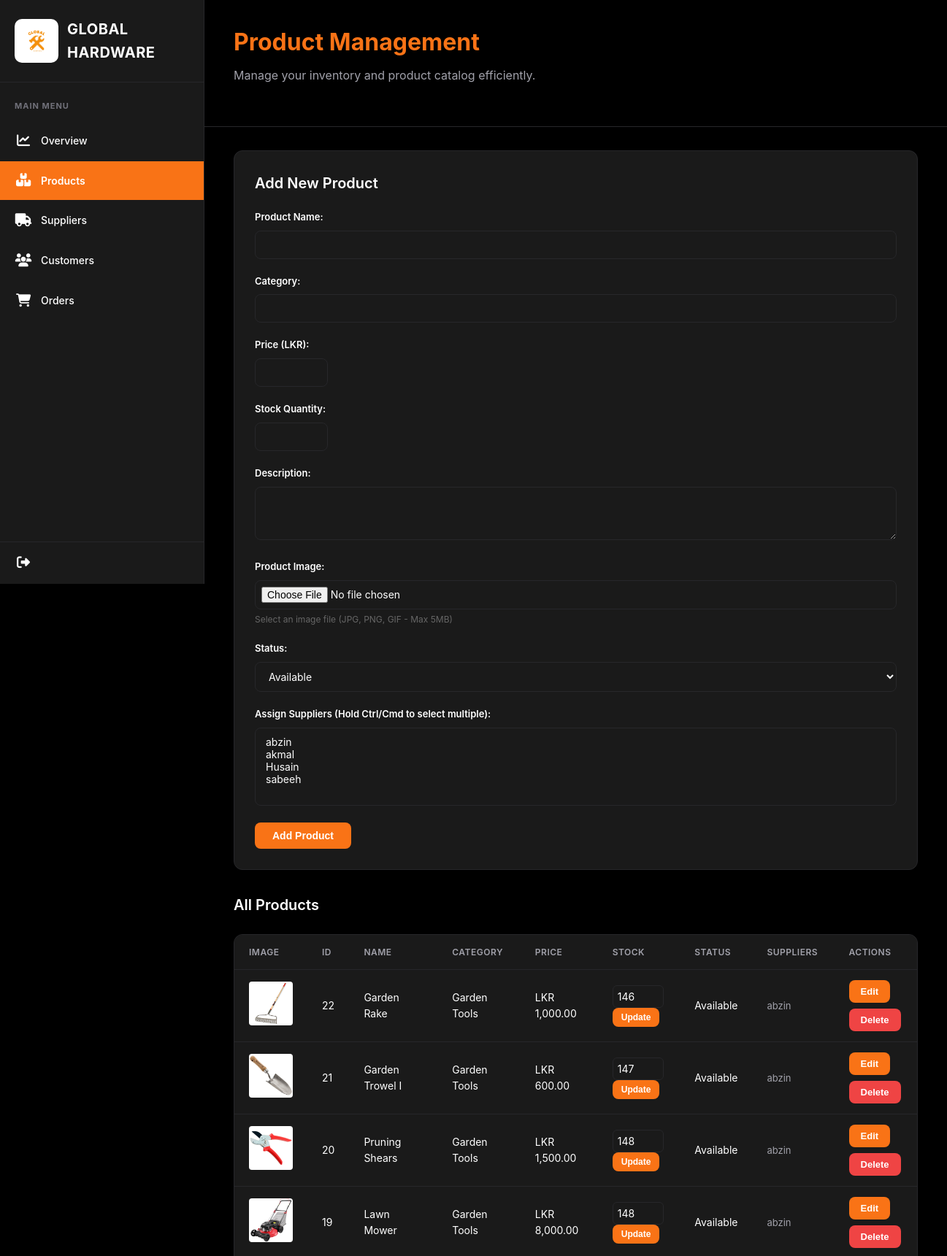
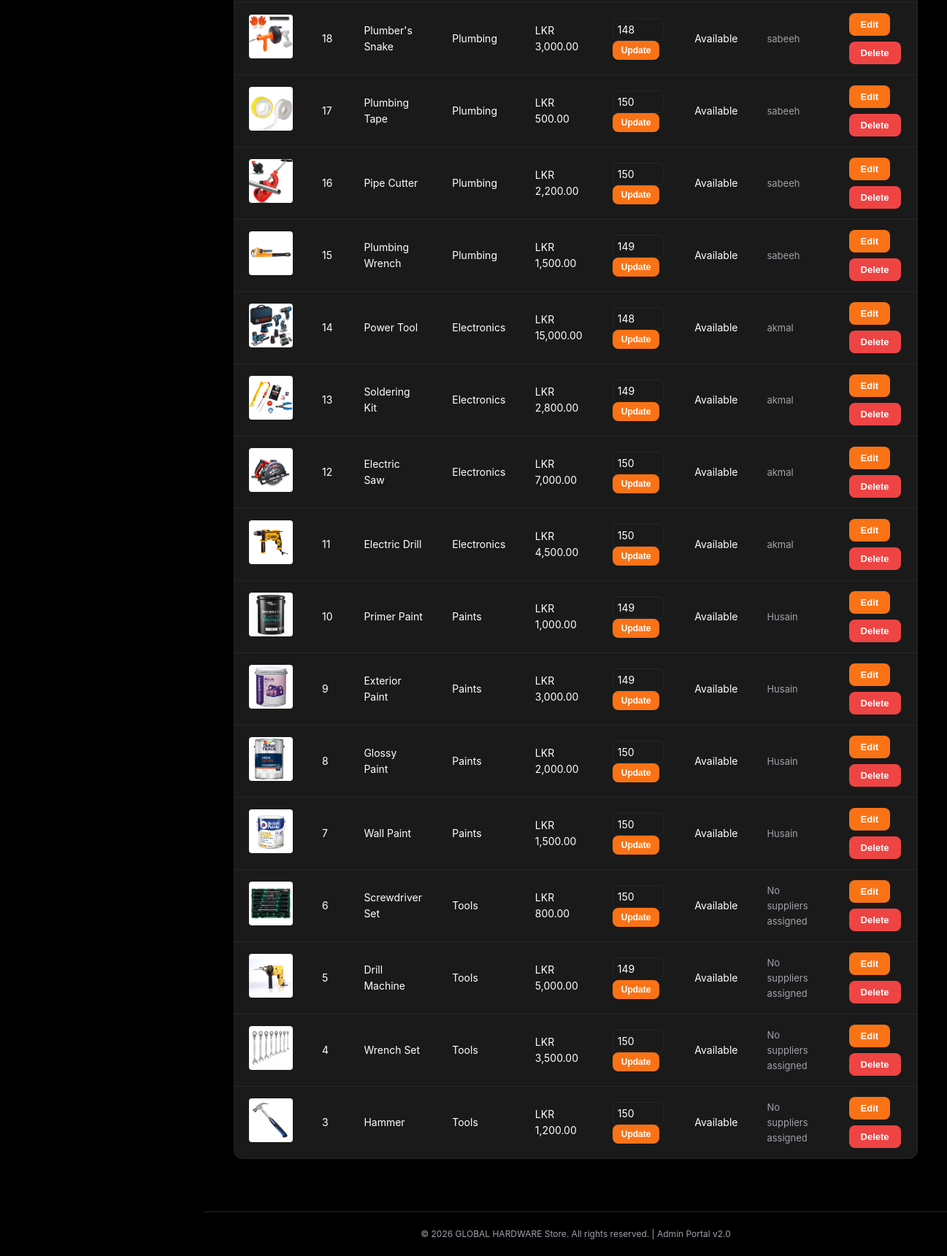
Screenshot of /admin/products.php (signed in) with the database file from the repository (2 pictures, top to bottom).
### tables this page shows
CREATE TABLE `products` (
  `product_id` int(11) NOT NULL,
  `name` varchar(100) NOT NULL,
  `category` varchar(50) DEFAULT NULL,
  `price` decimal(10,2) NOT NULL,
  `stock` int(11) NOT NULL DEFAULT 0,
  `description` text DEFAULT NULL,
  `image` varchar(255) DEFAULT NULL,
  `status` enum('Available','Out of Stock') DEFAULT 'Available',
  `created_at` datetime DEFAULT current_timestamp()
);

CREATE TABLE `suppliers` (
  `supplier_id` int(11) NOT NULL,
  `name` varchar(100) NOT NULL,
  `contact` varchar(30) DEFAULT NULL,
  `email` varchar(100) NOT NULL,
  `address` varchar(255) DEFAULT NULL,
  `created_at` datetime DEFAULT current_timestamp()
);

### admin/products.php (the view, shortened to what this page needs)
<?php
require_once '../config/db.php';
$productsStmt = $pdo->query("SELECT * FROM products ORDER BY created_at DESC");
$products = $productsStmt->fetchAll();
$suppliersStmt = $pdo->query("SELECT * FROM suppliers ORDER BY name");
$allSuppliers = $suppliersStmt->fetchAll();
$productSuppliers = [];
foreach ($products as $product) {
    $psStmt = $pdo->prepare("SELECT s.supplier_id, s.name FROM product_supplier ps
        JOIN suppliers s ON ps.supplier_id = s.supplier_id
        WHERE ps.product_id = ?");
    $psStmt->execute([$product['product_id']]);
    $productSuppliers[$product['product_id']] = $psStmt->fetchAll();
}
?>
<!DOCTYPE html>
<html lang="en">
<head>
    <link rel="stylesheet" href="https://cdnjs.cloudflare.com/ajax/libs/font-awesome/6.4.0/css/all.min.css">
</head>
<body>
    <aside class="sidebar">
        <div class="sidebar-header">
            <img src="../Images/GLOBAL.png" alt="Global Hardware Logo" class="sidebar-logo-img">
            <span class="sidebar-logo-text">GLOBAL HARDWARE</span>
        </div>
        <nav class="nav-menu">
            <div class="menu-section">
                <div class="menu-section-title">Main Menu</div>
                <a href="dashboard.php" class="nav-item">
                    <span class="nav-icon"><i class="fas fa-chart-line"></i></span>
                    <span>Overview</span>
                </a>
                <a href="products.php" class="nav-item active">
                    <span class="nav-icon"><i class="fas fa-boxes"></i></span>
                    <span>Products</span>
                </a>
                <a href="suppliers.php" class="nav-item">
                    <span class="nav-icon"><i class="fas fa-truck"></i></span>
                    <span>Suppliers</span>
                </a>
                <a href="customers.php" class="nav-item">
                    <span class="nav-icon"><i class="fas fa-users"></i></span>
                    <span>Customers</span>
                </a>
                <a href="orders.php" class="nav-item">
                    <span class="nav-icon"><i class="fas fa-shopping-cart"></i></span>
                    <span>Orders</span>
                </a>
            </div>
        </nav>
        <div class="sidebar-logout">
            <a href="logout.php" class="nav-item">
                <span class="nav-icon"><i class="fas fa-sign-out-alt"></i></span>
            </a>
        </div>
    </aside>
    <main class="main-content">
        <header class="top-header">
            <div class="header-greeting">
                <div class="greeting-text">Product Management</div>
                <div class="greeting-subtitle">Manage your inventory and product catalog efficiently.</div>
            </div>
        </header>
        <div class="container">
        <div class="form-section">
            <h2>Add New Product</h2>
            <form action="product_process.php" method="POST" enctype="multipart/form-data">
                <div class="form-group">
                    <label>Product Name:</label>
                    <input type="text" name="name" required>
                </div>
                <div class="form-group">
                    <label>Category:</label>
                    <input type="text" name="category" required>
                </div>
                <div class="form-group">
                    <label>Price (LKR):</label>
                    <input type="number" name="price" step="0.01" required>
                </div>
                <div class="form-group">
                    <label>Stock Quantity:</label>
                    <input type="number" name="stock" required>
                </div>
                <div class="form-group">
                    <label>Description:</label>
                    <textarea name="description" rows="3"></textarea>
                </div>
                <div class="form-group">
                    <label>Product Image:</label>
                    <input type="file" name="image" accept="image/*">
                    <small style="color: #666;">Select an image file (JPG, PNG, GIF - Max 5MB)</small>
                </div>
                <div class="form-group">
                    <label>Status:</label>
                    <select name="status">
                        <option value="Available">Available</option>
                    </select>
                </div>
                <div class="form-group">
                    <label>Assign Suppliers (Hold Ctrl/Cmd to select multiple):</label>
                    <select name="suppliers[]" multiple size="5">
                        <?php foreach($allSuppliers as $supplier): ?>
                            <option value="<?= $supplier['supplier_id'] ?>"><?= htmlspecialchars($supplier['name']) ?></option>
                        <?php endforeach; ?>
                    </select>
                </div>
                <button type="submit">Add Product</button>
            </form>
        </div>
        <h2>All Products</h2>
        <div class="table-container">
            <table>
                <thead>
                    <tr>
                        <th>Image</th>
                        <th>ID</th>
                        <th>Name</th>
                        <th>Category</th>
                        <th>Price</th>
                        <th>Stock</th>
                        <th>Status</th>
                        <th>Suppliers</th>
                        <th>Actions</th>
                    </tr>
                </thead>
                <tbody>
            <?php foreach($products as $product): ?>
            <tr>
                <td>
                    <?php if (!empty($product['image'])): ?>
                        <img src="../assets/images/<?= htmlspecialchars($product['image']) ?>"
                             alt="<?= htmlspecialchars($product['name']) ?>"
                             style="width: 60px; height: 60px; object-fit: cover; border-radius: 4px;">
                    <?php else: ?>
                        <div style="width: 60px; height: 60px; background: var(--hover-bg); border-radius: 4px; display: flex; align-items: center; justify-content: center; font-size: 10px; color: var(--text-muted);">No Image</div>
                    <?php endif; ?>
                </td>
                <td><?= $product['product_id'] ?></td>
                <td><?= htmlspecialchars($product['name']) ?></td>
                <td><?= htmlspecialchars($product['category']) ?></td>
                <td>LKR <?= number_format($product['price'], 2) ?></td>
                <td>
                    <form action="product_process.php" method="POST" style="display:inline;">
                        <input type="number" name="stock" value="<?= $product['stock'] ?>" style="width:70px; padding: 6px; background: var(--card-bg); border: 1px solid var(--border-color); border-radius: 6px; color: var(--text-primary);">
                        <button type="submit" style="padding: 6px 12px; font-size: 12px;">Update</button>
                    </form>
                </td>
                <td><?= $product['status'] ?></td>
                <td class="suppliers-list">
                    <?php
                    if (!empty($productSuppliers[$product['product_id']])) {
                        foreach($productSuppliers[$product['product_id']] as $supp) {
                            echo htmlspecialchars($supp['name']) . "<br>";
                        }
                    } else {
                        echo "No suppliers assigned";
                    }
                    ?>
                </td>
                <td>
                    <div class="action-buttons">
                        <a href="product_edit.php?id=<?= $product['product_id'] ?>"><button>Edit</button></a>
                        <form action="product_process.php" method="POST" style="display:inline;" onsubmit="return confirm('Are you sure you want to delete this product?');">
                            <button type="submit" class="danger">Delete</button>
                        </form>
                    </div>
                </td>
            </tr>
            <?php endforeach; ?>
                </tbody>
            </table>
        </div>
        </div>
        <div style="text-align: center; padding: 20px; border-top: 1px solid var(--border-color); margin-top: 40px; color: var(--text-secondary); font-size: 12px;">
            <p>&copy; <?= date('Y') ?> GLOBAL HARDWARE Store. All rights reserved. | Admin Portal v2.0</p>
        </div>
</body>
</html>

### rows the page displays
products: image (picture), product_id "22", name "Garden Rake", category "Garden Tools", price "1,000.00", stock "146", status "Available"
suppliers: $supplier['supplier_id'] 1 (drawn), name "abzin"
products: image (picture), product_id "21", name "Garden Trowel I", category "Garden Tools", price "600.00", stock "147", status "Available"
products: image (picture), product_id "20", name "Pruning Shears", category "Garden Tools", price "1,500.00", stock "148", status "Available"
products: image (picture), product_id "19", name "Lawn Mower", category "Garden Tools", price "8,000.00", stock "148", status "Available"
products: image (picture), product_id "18", name "Plumber's Snake", category "Plumbing", price "3,000.00", stock "148", status "Available"
suppliers: $supplier['supplier_id'] 4 (drawn), name "sabeeh"
products: image (picture), product_id "17", name "Plumbing Tape", category "Plumbing", price "500.00", stock "150", status "Available"
products: image (picture), product_id "16", name "Pipe Cutter", category "Plumbing", price "2,200.00", stock "150", status "Available"
products: image (picture), product_id "15", name "Plumbing Wrench", category "Plumbing", price "1,500.00", stock "149", status "Available"
products: image (picture), product_id "14", name "Power Tool", category "Electronics", price "15,000.00", stock "148", status "Available"
suppliers: $supplier['supplier_id'] 3 (drawn), name "akmal"
products: image (picture), product_id "13", name "Soldering Kit", category "Electronics", price "2,800.00", stock "149", status "Available"
products: image (picture), product_id "12", name "Electric Saw", category "Electronics", price "7,000.00", stock "150", status "Available"
products: image (picture), product_id "11", name "Electric Drill", category "Electronics", price "4,500.00", stock "150", status "Available"
products: image (picture), product_id "10", name "Primer Paint", category "Paints", price "1,000.00", stock "149", status "Available"
suppliers: $supplier['supplier_id'] 2 (drawn), name "Husain"
products: image (picture), product_id "9", name "Exterior Paint", category "Paints", price "3,000.00", stock "149", status "Available"
products: image (picture), product_id "8", name "Glossy Paint", category "Paints", price "2,000.00", stock "150", status "Available"
products: image (picture), product_id "7", name "Wall Paint", category "Paints", price "1,500.00", stock "150", status "Available"
products: image (picture), product_id "6", name "Screwdriver Set", category "Tools", price "800.00", stock "150", status "Available", shows "No suppliers assigned"
products: image (picture), product_id "5", name "Drill Machine", category "Tools", price "5,000.00", stock "149", status "Available", shows "No suppliers assigned"
products: image (picture), product_id "4", name "Wrench Set", category "Tools", price "3,500.00", stock "150", status "Available", shows "No suppliers assigned"
products: image (picture), product_id "3", name "Hammer", category "Tools", price "1,200.00", stock "150", status "Available", shows "No suppliers assigned"
